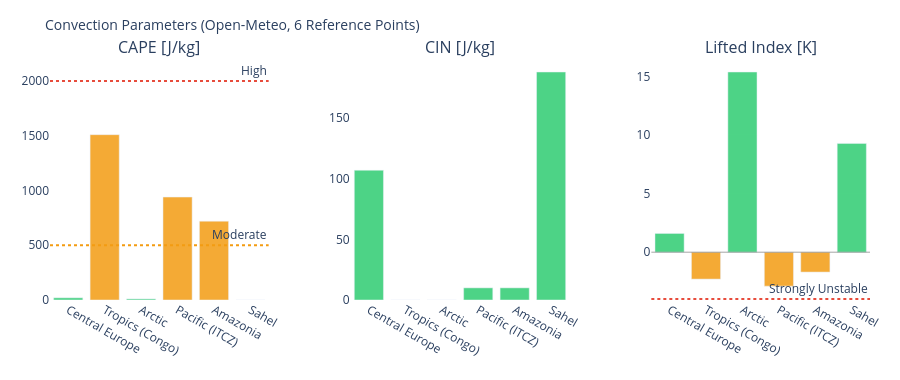

Notebook cell for this chart:
### Markdown cell above
---
## 3. Visualizations

### Code cell
# ============================================================
# CAPE / CIN / LIFTED INDEX – Convection potential
# ============================================================

if not df_atm.empty:
    fig = make_subplots(
        rows=1, cols=3,
        subplot_titles=['CAPE [J/kg]', 'CIN [J/kg]', 'Lifted Index [K]'],
        horizontal_spacing=0.1
    )
    pts = df_atm['point'].tolist()
    pt_colors = ['#E85D24','#185FA5','#888780','#378ADD','#639922','#F2A623']

    # CAPE – höher = mehr Gewitterpotential
    cape_vals = df_atm['cape'].fillna(0).tolist()
    cape_colors = ['#e74c3c' if v > 2000 else '#f39c12' if v > 500 else '#2ecc71'
                   for v in cape_vals]
    fig.add_trace(go.Bar(x=pts, y=cape_vals, marker_color=cape_colors,
                         opacity=0.85, showlegend=False), row=1, col=1)
    fig.add_hline(y=2000, line_dash='dot', line_color='#e74c3c',
                  annotation_text='High', row=1, col=1)
    fig.add_hline(y=500,  line_dash='dot', line_color='#f39c12',
                  annotation_text='Moderate', row=1, col=1)

    # CIN – negativer = stärker gedeckelt (weniger Auslöse)
    cin_vals = df_atm['cin'].fillna(0).tolist()
    cin_colors = ['#e74c3c' if v < -200 else '#f39c12' if v < -50 else '#2ecc71'
                  for v in cin_vals]
    fig.add_trace(go.Bar(x=pts, y=cin_vals, marker_color=cin_colors,
                         opacity=0.85, showlegend=False), row=1, col=2)

    # Lifted Index – negativ = instabil
    li_vals = df_atm['li'].fillna(0).tolist()
    li_colors = ['#e74c3c' if v < -4 else '#f39c12' if v < 0 else '#2ecc71'
                 for v in li_vals]
    fig.add_trace(go.Bar(x=pts, y=li_vals, marker_color=li_colors,
                         opacity=0.85, showlegend=False), row=1, col=3)
    fig.add_hline(y=0, line_color='gray', line_width=0.7, row=1, col=3)
    fig.add_hline(y=-4, line_dash='dot', line_color='#e74c3c',
                  annotation_text='Strongly Unstable', row=1, col=3)

    fig.update_layout(
        title=dict(text='Convection Parameters (Open-Meteo, 6 Reference Points)', font=dict(size=14)),
        height=380, plot_bgcolor='rgba(0,0,0,0)', paper_bgcolor='rgba(0,0,0,0)',
        margin=dict(l=50, r=30, t=60, b=80)
    )
    fig.update_xaxes(tickangle=30)
    fig.show()

### Figure 1 — Plotly figure (JSON) as saved in the notebook; plotly's stock layout.template omitted (floating-point values rounded to 4 significant figures)
{"data": [{"marker": {"color": ["#2ecc71", "#f39c12", "#2ecc71", "#f39c12", "#f39c12", "#2ecc71"]}, "opacity": 0.85, "showlegend": false, "type": "bar", "x": ["Central Europe", "Tropics (Congo)", "Arctic", "Pacific (ITCZ)", "Amazonia", "Sahel"], "xaxis": "x", "y": [20.0, 1510.0, 10.0, 940.0, 720.0, 0.0], "yaxis": "y"}, {"marker": {"color": ["#2ecc71", "#2ecc71", "#2ecc71", "#2ecc71", "#2ecc71", "#2ecc71"]}, "opacity": 0.85, "showlegend": false, "type": "bar", "x": ["Central Europe", "Tropics (Congo)", "Arctic", "Pacific (ITCZ)", "Amazonia", "Sahel"], "xaxis": "x2", "y": [107.0, 0.0, 0.0, 10.0, 10.0, 188.0], "yaxis": "y2"}, {"marker": {"color": ["#2ecc71", "#f39c12", "#2ecc71", "#f39c12", "#f39c12", "#2ecc71"]}, "opacity": 0.85, "showlegend": false, "type": "bar", "x": ["Central Europe", "Tropics (Congo)", "Arctic", "Pacific (ITCZ)", "Amazonia", "Sahel"], "xaxis": "x3", "y": [1.6, -2.3, 15.4, -2.9, -1.7, 9.3], "yaxis": "y3"}], "layout": {"annotations": [{"font": {"size": 16}, "showarrow": false, "text": "CAPE [J/kg]", "x": 0.1333, "xanchor": "center", "xref": "paper", "y": 1.0, "yanchor": "bottom", "yref": "paper"}, {"font": {"size": 16}, "showarrow": false, "text": "CIN [J/kg]", "x": 0.5, "xanchor": "center", "xref": "paper", "y": 1.0, "yanchor": "bottom", "yref": "paper"}, {"font": {"size": 16}, "showarrow": false, "text": "Lifted Index [K]", "x": 0.8667, "xanchor": "center", "xref": "paper", "y": 1.0, "yanchor": "bottom", "yref": "paper"}, {"showarrow": false, "text": "High", "x": 1, "xanchor": "right", "xref": "x domain", "y": 2000, "yanchor": "bottom", "yref": "y"}, {"showarrow": false, "text": "Moderate", "x": 1, "xanchor": "right", "xref": "x domain", "y": 500, "yanchor": "bottom", "yref": "y"}, {"showarrow": false, "text": "Strongly Unstable", "x": 1, "xanchor": "right", "xref": "x3 domain", "y": -4, "yanchor": "bottom", "yref": "y3"}], "height": 380, "margin": {"b": 80, "l": 50, "r": 30, "t": 60}, "paper_bgcolor": "rgba(0,0,0,0)", "plot_bgcolor": "rgba(0,0,0,0)", "shapes": [{"line": {"color": "#e74c3c", "dash": "dot"}, "type": "line", "x0": 0, "x1": 1, "xref": "x domain", "y0": 2000, "y1": 2000, "yref": "y"}, {"line": {"color": "#f39c12", "dash": "dot"}, "type": "line", "x0": 0, "x1": 1, "xref": "x domain", "y0": 500, "y1": 500, "yref": "y"}, {"line": {"color": "gray", "width": 0.7}, "type": "line", "x0": 0, "x1": 1, "xref": "x3 domain", "y0": 0, "y1": 0, "yref": "y3"}, {"line": {"color": "#e74c3c", "dash": "dot"}, "type": "line", "x0": 0, "x1": 1, "xref": "x3 domain", "y0": -4, "y1": -4, "yref": "y3"}], "title": {"font": {"size": 14}, "text": "Convection Parameters (Open-Meteo, 6 Reference Points)"}, "xaxis": {"anchor": "y", "domain": [0.0, 0.2667], "tickangle": 30}, "xaxis2": {"anchor": "y2", "domain": [0.3667, 0.6333], "tickangle": 30}, "xaxis3": {"anchor": "y3", "domain": [0.7333, 1.0], "tickangle": 30}, "yaxis": {"anchor": "x", "domain": [0.0, 1.0]}, "yaxis2": {"anchor": "x2", "domain": [0.0, 1.0]}, "yaxis3": {"anchor": "x3", "domain": [0.0, 1.0]}}}
